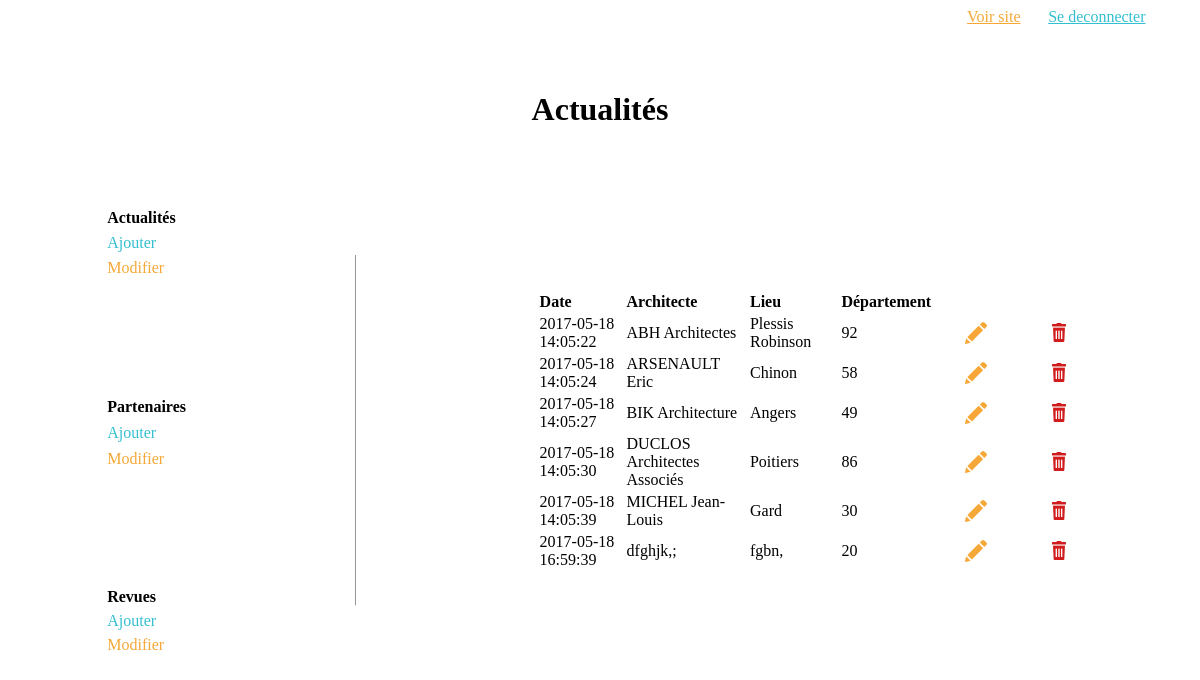
Screenshot of /admin/modif-actualite.php with the database file from the repository.
### tables this page shows
CREATE TABLE `actualites` (
  `id` int(255) NOT NULL,
  `date` timestamp NOT NULL DEFAULT CURRENT_TIMESTAMP ON UPDATE CURRENT_TIMESTAMP,
  `architecte` varchar(255) NOT NULL,
  `realisation` varchar(255) NOT NULL,
  `rubrique` varchar(255) NOT NULL,
  `lieu` varchar(255) NOT NULL,
  `departement` int(11) NOT NULL,
  `description` text NOT NULL,
  `visuel` varchar(255) NOT NULL
);

### CRUD/Actualite.php (called while the page is built, shortened)
<?php
class Actualite {
    public function __construct($id = -1, $date = null, $architecte = null,
            $realisation = null, $rubrique = null, $lieu = null,
            $departement = null, $description = null, $visuel = null)
    {
        $this->date = $date;
        $this->architecte = $architecte;
        $this->lieu = $lieu;
        $this->departement = $departement;
    }
    public static function readAll($offset = 0, $count = PHP_INT_MAX)
    {
        $sql = "SELECT
                  `id`,
                  `date`,
                  `architecte`,
                  `realisation`,
                  `rubrique`,
                  `lieu`,
                  `departement`,
                  `description`,
                  `visuel`
                FROM
                  `actualites`
                LIMIT :offset, :count
                ;";
        $stmt = DB::$pdo->prepare($sql);
        $stmt->bindValue(':offset', $offset, PDO::PARAM_INT);
        $stmt->bindValue(':count', $count, PDO::PARAM_INT);
        $stmt->execute();
        $data = $stmt->fetchAll(PDO::FETCH_ASSOC);
        $actus = [];
        foreach ($data as $row) {
            $actu = new Actualite($row["id"], $row["date"], $row["architecte"],
                    $row["realisation"], $row["rubrique"], $row["lieu"],
                    $row["departement"], $row["description"], $row["visuel"]);
            $actus[] = $actu;
        }
        return $actus;
    }
}

### admin/modif-actualite.php (the view, shortened to what this page needs)
<?php
$actus = Actualite::readAll();
require 'header.php';
?>
    </head>
    <body class="modif-actu clearfix">
	<div id="haut">
            <a href="../index.php" id="site">Voir site</a>
            <a href="index.php" id="deconnexion">Se deconnecter</a>
	</div>
	<h1>Actualités</h1>
	<div class="contenu">
		<div class="julien">
			<ul>
                            <li><a href="modif-actualite.php">Actualités</a></li>
                            <li><a href="ajout-actualite.php">Ajouter</a></li>
                            <li><a href="modif-actualite.php">Modifier</a></li>
			</ul>
			<ul>
                            <li><a href="modif-partenaire.php">Partenaires</a></li>
                            <li><a href="ajout-partenaires.php">Ajouter</a></li>
                            <li><a href="modif-partenaire.php">Modifier</a></li>
			</ul>
			<ul>
                            <li><a href="modif-revue.php">Revues</a></li>
                            <li><a href="ajout-revues.php">Ajouter</a></li>
                            <li><a href="modif-revue.php">Modifier</a></li>
			</ul>
		</div>
		<table>
			<tr>
				<th>Date</th>
				<th>Architecte</th>
				<th>Lieu</th>
				<th>Département</th>
				<th></th>
				<th></th>
			</tr>
                        <?php
                        foreach ($actus as $revue) {
                        ?>
			<tr>
				<td><?=$revue->date?></td>
				<td><?=$revue->architecte?></td>
				<td><?=$revue->lieu?></td>
				<td><?=$revue->departement?></td>
				<td><a href=""><img src="img-content/pencil.png"></a></td>
				<td><a href=""><img src="img-content/poubelle.png"></a></td>
			</tr>
                        <?php } ?>
		</table>
	</div>
    </body>

### admin/header.php (shortened to what this page needs)
<!DOCTYPE html>
<html>
    <head>
        <link rel="stylesheet" type="text/css" href="styles/style.css">

### admin/styles/style.css (style rules this page uses)
.clearfix:before, .clearfix:after { content: " "; display: table; }
.clearfix:after { clear: both; }
body { overflow-x: hidden; }
.modif-actu #haut { width: 20%; float: right; font-family: "Proxima Nova"; }
.modif-actu #haut a { margin: 0 5%; }
.modif-actu #haut #site { color: #F5A837; }
.modif-actu #haut #deconnexion { color: #33BFD0; }
.modif-actu h1 { text-align: center; font-family: "Proxima Nova"; margin-top: 7%; }
.modif-actu .contenu { width: 90%; margin: 0 auto; display: flex; align-items: center; justify-content: space-between; }
.modif-actu .julien { width: 10%; }
.modif-actu img { float: left; margin-left: 5%; margin-right: 5%; }
.modif-actu ul { margin: 50% 0; float: left; }
.modif-actu ul li { list-style: none; font-family: "Proxima Nova"; margin: 10% 0; }
.modif-actu ul li a { text-decoration: none; }
.modif-actu ul li:first-child a { font-weight: bold; color: #000; }
.modif-actu ul li:nth-child(2) a { color: #33BFD0; }
.modif-actu ul li:last-child a { color: #F5A837; }
.modif-actu table th { font-family: "Proxima Nova"; text-align:left; width: 10%; }
.modif-actu table td { font-family: "Proxima Nova"; }

### rows the page displays
actualites: date "2017-05-18 14:05:22", architecte "ABH Architectes", lieu "Plessis Robinson", departement "92"
actualites: date "2017-05-18 14:05:24", architecte "ARSENAULT Eric", lieu "Chinon", departement "58"
actualites: date "2017-05-18 14:05:27", architecte "BIK Architecture", lieu "Angers", departement "49"
actualites: date "2017-05-18 14:05:30", architecte "DUCLOS Architectes Associés", lieu "Poitiers", departement "86"
actualites: date "2017-05-18 14:05:39", architecte "MICHEL Jean-Louis", lieu "Gard", departement "30"
actualites: date "2017-05-18 16:59:39", architecte "dfghjk,;", lieu "fgbn,", departement "20"
